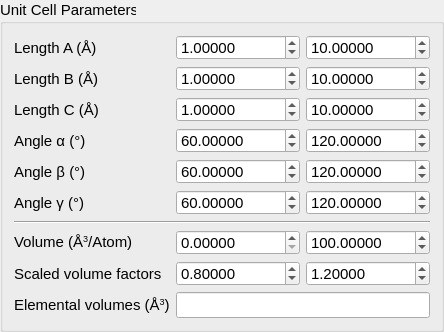
    <widget class="QGroupBox" name="groupBox">
     <property name="font">
      <font>
       <pointsize>11</pointsize>
      </font>
     </property>
     <property name="title">
      <string>Unit Cell Parameters</string>
     </property>
     <layout class="QGridLayout" name="gridLayout_3">
      <item row="4" column="2">
       <widget class="QDoubleSpinBox" name="spin_beta_max">
        <property name="sizePolicy">
         <sizepolicy hsizetype="Minimum" vsizetype="Preferred">
          <horstretch>0</horstretch>
          <verstretch>0</verstretch>
         </sizepolicy>
        </property>
        <property name="minimumSize">
         <size>
          <width>0</width>
          <height>25</height>
         </size>
        </property>
        <property name="maximumSize">
         <size>
          <width>16777215</width>
          <height>25</height>
         </size>
        </property>
        <property name="font">
         <font>
          <pointsize>11</pointsize>
         </font>
        </property>
        <property name="decimals">
         <number>5</number>
        </property>
        <property name="maximum">
         <double>180.000000000000000</double>
        </property>
        <property name="singleStep">
         <double>0.100000000000000</double>
        </property>
        <property name="value">
         <double>120.000000000000000</double>
        </property>
       </widget>
      </item>
      <item row="2" column="0">
       <widget class="QLabel" name="label_2">
        <property name="sizePolicy">
         <sizepolicy hsizetype="Preferred" vsizetype="Minimum">
          <horstretch>0</horstretch>
          <verstretch>0</verstretch>
         </sizepolicy>
        </property>
        <property name="font">
         <font>
          <pointsize>11</pointsize>
         </font>
        </property>
        <property name="text">
         <string>Length C (Å)</string>
        </property>
        <property name="alignment">
         <set>Qt::AlignLeading|Qt::AlignLeft|Qt::AlignVCenter</set>
        </property>
        <property name="buddy">
         <cstring>spin_c_min</cstring>
        </property>
       </widget>
      </item>
      <item row="1" column="1">
       <widget class="QDoubleSpinBox" name="spin_b_min">
        <property name="sizePolicy">
         <sizepolicy hsizetype="Minimum" vsizetype="Preferred">
          <horstretch>0</horstretch>
          <verstretch>0</verstretch>
         </sizepolicy>
        </property>
        <property name="minimumSize">
         <size>
          <width>0</width>
          <height>25</height>
         </size>
        </property>
        <property name="maximumSize">
         <size>
          <width>16777215</width>
          <height>25</height>
         </size>
        </property>
        <property name="font">
         <font>
          <pointsize>11</pointsize>
         </font>
        </property>
        <property name="alignment">
         <set>Qt::AlignLeading|Qt::AlignLeft|Qt::AlignVCenter</set>
        </property>
        <property name="decimals">
         <number>5</number>
        </property>
        <property name="singleStep">
         <double>0.100000000000000</double>
        </property>
        <property name="value">
         <double>1.000000000000000</double>
        </property>
       </widget>
      </item>
      <item row="5" column="0">
       <widget class="QLabel" name="label_11">
        <property name="sizePolicy">
         <sizepolicy hsizetype="Preferred" vsizetype="Minimum">
          <horstretch>0</horstretch>
          <verstretch>0</verstretch>
         </sizepolicy>
        </property>
        <property name="font">
         <font>
          <pointsize>11</pointsize>
         </font>
        </property>
        <property name="text">
         <string>Angle γ (°)</string>
        </property>
        <property name="alignment">
         <set>Qt::AlignLeading|Qt::AlignLeft|Qt::AlignVCenter</set>
        </property>
        <property name="buddy">
         <cstring>spin_gamma_min</cstring>
        </property>
       </widget>
      </item>
      <item row="7" column="0">
       <widget class="QLabel" name="label_18">
        <property name="sizePolicy">
         <sizepolicy hsizetype="Preferred" vsizetype="Minimum">
          <horstretch>0</horstretch>
          <verstretch>0</verstretch>
         </sizepolicy>
        </property>
        <property name="font">
         <font>
          <pointsize>11</pointsize>
         </font>
        </property>
        <property name="text">
         <string>&lt;html&gt;&lt;head/&gt;&lt;body&gt;&lt;p&gt;Volume (Å&lt;span style=&quot; vertical-align:super;&quot;&gt;3&lt;/span&gt;/Atom)&lt;/p&gt;&lt;/body&gt;&lt;/html&gt;</string>
        </property>
        <property name="alignment">
         <set>Qt::AlignLeading|Qt::AlignLeft|Qt::AlignVCenter</set>
        </property>
        <property name="buddy">
         <cstring>spin_c_min</cstring>
        </property>
       </widget>
      </item>
      <item row="4" column="1">
       <widget class="QDoubleSpinBox" name="spin_beta_min">
        <property name="sizePolicy">
         <sizepolicy hsizetype="Minimum" vsizetype="Preferred">
          <horstretch>0</horstretch>
          <verstretch>0</verstretch>
         </sizepolicy>
        </property>
        <property name="minimumSize">
         <size>
          <width>0</width>
          <height>25</height>
         </size>
        </property>
        <property name="maximumSize">
         <size>
          <width>16777215</width>
          <height>25</height>
         </size>
        </property>
        <property name="font">
         <font>
          <pointsize>11</pointsize>
         </font>
        </property>
        <property name="alignment">
         <set>Qt::AlignLeading|Qt::AlignLeft|Qt::AlignVCenter</set>
        </property>
        <property name="decimals">
         <number>5</number>
        </property>
        <property name="maximum">
         <double>180.000000000000000</double>
        </property>
        <property name="singleStep">
         <double>0.100000000000000</double>
        </property>
        <property name="value">
         <double>60.000000000000000</double>
        </property>
       </widget>
      </item>
      <item row="1" column="2">
       <widget class="QDoubleSpinBox" name="spin_b_max">
        <property name="sizePolicy">
         <sizepolicy hsizetype="Minimum" vsizetype="Preferred">
          <horstretch>0</horstretch>
          <verstretch>0</verstretch>
         </sizepolicy>
        </property>
        <property name="minimumSize">
         <size>
          <width>0</width>
          <height>25</height>
         </size>
        </property>
        <property name="maximumSize">
         <size>
          <width>16777215</width>
          <height>25</height>
         </size>
        </property>
        <property name="font">
         <font>
          <pointsize>11</pointsize>
         </font>
        </property>
        <property name="decimals">
         <number>5</number>
        </property>
        <property name="maximum">
         <double>9999.989999999999782</double>
        </property>
        <property name="singleStep">
         <double>0.100000000000000</double>
        </property>
        <property name="value">
         <double>10.000000000000000</double>
        </property>
       </widget>
      </item>
      <item row="9" column="1" colspan="2">
       <widget class="QLineEdit" name="edit_ele_vols">
        <property name="enabled">
         <bool>true</bool>
        </property>
        <property name="minimumSize">
         <size>
          <width>0</width>
          <height>25</height>
         </size>
        </property>
        <property name="font">
         <font>
          <pointsize>11</pointsize>
         </font>
        </property>
        <property name="toolTip">
         <string>&lt;html&gt;&lt;head/&gt;&lt;body&gt;&lt;p&gt;If desire to use volume limits for elements, enter a comma-delimited list of &amp;quot;full formula&amp;quot; of all elemens persent in the chemical system. Each entry must be the &amp;quot;full chemical formula&amp;quot; of elemental unit cell followed by the corresponding volume limits (minimum then maximum).&lt;/p&gt;&lt;p&gt;Using the entered composition, XtalOpt will calculate the &amp;quot;volume per atom&amp;quot; values for all elements, and if values are entered properly, the table of elements at the top left corner will be updated by the &amp;quot;volume per atom&amp;quot; values.&lt;/p&gt;&lt;p&gt;For example, entering &amp;quot;Ti4 40 80, O2 30 60&amp;quot; will set the minimum and maximum for Ti and O to &amp;quot;10, 20&amp;quot; and &amp;quot;15,30&amp;quot; (Å&lt;span style=&quot; vertical-align:super;&quot;&gt;3&lt;/span&gt;/Atom) for Ti and O, respectively.&lt;/p&gt;&lt;p&gt;This will take effect only if acceptable values are specified for all elements in the chemical system.&lt;/p&gt;&lt;/body&gt;&lt;/html&gt;</string>
        </property>
       </widget>
      </item>
      <item row="8" column="0">
       <widget class="QLabel" name="label_12">
        <property name="text">
         <string>Scaled volume factors</string>
        </property>
       </widget>
      </item>
      <item row="3" column="0">
       <widget class="QLabel" name="label_4">
        <property name="sizePolicy">
         <sizepolicy hsizetype="Preferred" vsizetype="Minimum">
          <horstretch>0</horstretch>
          <verstretch>0</verstretch>
         </sizepolicy>
        </property>
        <property name="font">
         <font>
          <pointsize>11</pointsize>
         </font>
        </property>
        <property name="text">
         <string>Angle α (°)</string>
        </property>
        <property name="alignment">
         <set>Qt::AlignLeading|Qt::AlignLeft|Qt::AlignVCenter</set>
        </property>
        <property name="buddy">
         <cstring>spin_alpha_min</cstring>
        </property>
       </widget>
      </item>
      <item row="3" column="2">
       <widget class="QDoubleSpinBox" name="spin_alpha_max">
        <property name="sizePolicy">
         <sizepolicy hsizetype="Minimum" vsizetype="Preferred">
          <horstretch>0</horstretch>
          <verstretch>0</verstretch>
         </sizepolicy>
        </property>
        <property name="minimumSize">
         <size>
          <width>0</width>
          <height>25</height>
         </size>
        </property>
        <property name="maximumSize">
         <size>
          <width>16777215</width>
          <height>25</height>
         </size>
        </property>
        <property name="font">
         <font>
          <pointsize>11</pointsize>
         </font>
        </property>
        <property name="decimals">
         <number>5</number>
        </property>
        <property name="maximum">
         <double>180.000000000000000</double>
        </property>
        <property name="singleStep">
         <double>0.100000000000000</double>
        </property>
        <property name="value">
         <double>120.000000000000000</double>
        </property>
       </widget>
      </item>
      <item row="2" column="1">
       <widget class="QDoubleSpinBox" name="spin_c_min">
        <property name="sizePolicy">
         <sizepolicy hsizetype="Minimum" vsizetype="Preferred">
          <horstretch>0</horstretch>
          <verstretch>0</verstretch>
         </sizepolicy>
        </property>
        <property name="minimumSize">
         <size>
          <width>0</width>
          <height>25</height>
         </size>
        </property>
        <property name="maximumSize">
         <size>
          <width>16777215</width>
          <height>25</height>
         </size>
        </property>
        <property name="font">
         <font>
          <pointsize>11</pointsize>
         </font>
        </property>
        <property name="alignment">
         <set>Qt::AlignLeading|Qt::AlignLeft|Qt::AlignVCenter</set>
        </property>
        <property name="decimals">
         <number>5</number>
        </property>
        <property name="singleStep">
         <double>0.100000000000000</double>
        </property>
        <property name="value">
         <double>1.000000000000000</double>
        </property>
       </widget>
      </item>
      <item row="4" column="0">
       <widget class="QLabel" name="label_8">
        <property name="sizePolicy">
         <sizepolicy hsizetype="Preferred" vsizetype="Minimum">
          <horstretch>0</horstretch>
          <verstretch>0</verstretch>
         </sizepolicy>
        </property>
        <property name="font">
         <font>
          <pointsize>11</pointsize>
         </font>
        </property>
        <property name="text">
         <string>Angle β (°)</string>
        </property>
        <property name="alignment">
         <set>Qt::AlignLeading|Qt::AlignLeft|Qt::AlignVCenter</set>
        </property>
        <property name="buddy">
         <cstring>spin_beta_min</cstring>
        </property>
       </widget>
      </item>
      <item row="1" column="0">
       <widget class="QLabel" name="label_3">
        <property name="sizePolicy">
         <sizepolicy hsizetype="Preferred" vsizetype="Minimum">
          <horstretch>0</horstretch>
          <verstretch>0</verstretch>
         </sizepolicy>
        </property>
        <property name="font">
         <font>
          <pointsize>11</pointsize>
         </font>
        </property>
        <property name="text">
         <string>Length B (Å)</string>
        </property>
        <property name="alignment">
         <set>Qt::AlignLeading|Qt::AlignLeft|Qt::AlignVCenter</set>
        </property>
        <property name="buddy">
         <cstring>spin_b_min</cstring>
        </property>
       </widget>
      </item>
      <item row="8" column="2">
       <widget class="QDoubleSpinBox" name="spin_maxVolumeScale">
        <property name="enabled">
         <bool>true</bool>
        </property>
        <property name="sizePolicy">
         <sizepolicy hsizetype="Minimum" vsizetype="Preferred">
          <horstretch>0</horstretch>
          <verstretch>0</verstretch>
         </sizepolicy>
        </property>
        <property name="minimumSize">
         <size>
          <width>0</width>
          <height>25</height>
         </size>
        </property>
        <property name="maximumSize">
         <size>
          <width>16777215</width>
          <height>25</height>
         </size>
        </property>
        <property name="font">
         <font>
          <pointsize>11</pointsize>
         </font>
        </property>
        <property name="toolTip">
         <string>&lt;html&gt;&lt;head/&gt;&lt;body&gt;&lt;p&gt;If specified by a non-zero value such that minimum factor is smaller than (or equal to) the maximum factor, these values will be used to determine generated cell volume.&lt;/p&gt;&lt;p&gt;&lt;br/&gt;XtalOpt calculates the total volume of spheres with covalent radius for all atoms in the cell, and minimum and maximum limits of the cell will be specified by multiplying the minimum and maximum factors in the above volume.&lt;/p&gt;&lt;/body&gt;&lt;/html&gt;</string>
        </property>
        <property name="decimals">
         <number>5</number>
        </property>
        <property name="maximum">
         <double>999.990000000000009</double>
        </property>
        <property name="singleStep">
         <double>0.050000000000000</double>
        </property>
        <property name="value">
         <double>1.200000000000000</double>
        </property>
       </widget>
      </item>
      <item row="6" column="0" colspan="3">
       <widget class="Line" name="line">
        <property name="orientation">
         <enum>Qt::Horizontal</enum>
        </property>
       </widget>
      </item>
      <item row="7" column="1">
       <widget class="QDoubleSpinBox" name="spin_vol_min">
        <property name="sizePolicy">
         <sizepolicy hsizetype="Minimum" vsizetype="Preferred">
          <horstretch>0</horstretch>
          <verstretch>0</verstretch>
         </sizepolicy>
        </property>
        <property name="minimumSize">
         <size>
          <width>0</width>
          <height>25</height>
         </size>
        </property>
        <property name="maximumSize">
         <size>
          <width>16777215</width>
          <height>25</height>
         </size>
        </property>
        <property name="font">
         <font>
          <pointsize>11</pointsize>
         </font>
        </property>
        <property name="toolTip">
         <string>&lt;html&gt;&lt;head/&gt;&lt;body&gt;&lt;p&gt;The minimum limit for the volume of the generated cells (in Å&lt;span style=&quot; vertical-align:super;&quot;&gt;3&lt;/span&gt;/Atom units).&lt;/p&gt;&lt;/body&gt;&lt;/html&gt;</string>
        </property>
        <property name="decimals">
         <number>5</number>
        </property>
        <property name="maximum">
         <double>1000000.000000000000000</double>
        </property>
        <property name="singleStep">
         <double>1.000000000000000</double>
        </property>
        <property name="value">
         <double>0.000000000000000</double>
        </property>
       </widget>
      </item>
      <item row="8" column="1">
       <widget class="QDoubleSpinBox" name="spin_minVolumeScale">
        <property name="enabled">
         <bool>true</bool>
        </property>
        <property name="sizePolicy">
         <sizepolicy hsizetype="Minimum" vsizetype="Preferred">
          <horstretch>0</horstretch>
          <verstretch>0</verstretch>
         </sizepolicy>
        </property>
        <property name="minimumSize">
         <size>
          <width>0</width>
          <height>25</height>
         </size>
        </property>
        <property name="maximumSize">
         <size>
          <width>16777215</width>
          <height>25</height>
         </size>
        </property>
        <property name="font">
         <font>
          <pointsize>11</pointsize>
         </font>
        </property>
        <property name="toolTip">
         <string>&lt;html&gt;&lt;head/&gt;&lt;body&gt;&lt;p&gt;If specified by a non-zero value such that minimum factor is smaller than (or equal to) the maximum factor, these values will be used to determine generated cell volume.&lt;/p&gt;&lt;p&gt;&lt;br/&gt;XtalOpt calculates the total volume of spheres with covalent radius for all atoms in the cell, and minimum and maximum limits of the cell will be specified by multiplying the minimum and maximum factors in the above volume.&lt;/p&gt;&lt;/body&gt;&lt;/html&gt;</string>
        </property>
        <property name="decimals">
         <number>5</number>
        </property>
        <property name="maximum">
         <double>999.990000000000009</double>
        </property>
        <property name="singleStep">
         <double>0.050000000000000</double>
        </property>
        <property name="value">
         <double>0.800000000000000</double>
        </property>
       </widget>
      </item>
      <item row="9" column="0">
       <widget class="QLabel" name="label_13">
        <property name="text">
         <string>&lt;html&gt;&lt;head/&gt;&lt;body&gt;&lt;p&gt;Elemental volumes (Å&lt;span style=&quot; vertical-align:super;&quot;&gt;3&lt;/span&gt;)&lt;/p&gt;&lt;/body&gt;&lt;/html&gt;</string>
        </property>
       </widget>
      </item>
      <item row="5" column="2">
       <widget class="QDoubleSpinBox" name="spin_gamma_max">
        <property name="sizePolicy">
         <sizepolicy hsizetype="Minimum" vsizetype="Preferred">
          <horstretch>0</horstretch>
          <verstretch>0</verstretch>
         </sizepolicy>
        </property>
        <property name="minimumSize">
         <size>
          <width>0</width>
          <height>25</height>
         </size>
        </property>
        <property name="maximumSize">
         <size>
          <width>16777215</width>
          <height>25</height>
         </size>
        </property>
        <property name="font">
         <font>
          <pointsize>11</pointsize>
         </font>
        </property>
        <property name="decimals">
         <number>5</number>
        </property>
        <property name="maximum">
         <double>180.000000000000000</double>
        </property>
        <property name="singleStep">
         <double>0.100000000000000</double>
        </property>
        <property name="value">
         <double>120.000000000000000</double>
        </property>
       </widget>
      </item>
      <item row="3" column="1">
       <widget class="QDoubleSpinBox" name="spin_alpha_min">
        <property name="sizePolicy">
         <sizepolicy hsizetype="Minimum" vsizetype="Preferred">
          <horstretch>0</horstretch>
          <verstretch>0</verstretch>
         </sizepolicy>
        </property>
        <property name="minimumSize">
         <size>
          <width>0</width>
          <height>25</height>
         </size>
        </property>
        <property name="maximumSize">
         <size>
          <width>16777215</width>
          <height>25</height>
         </size>
        </property>
        <property name="font">
         <font>
          <pointsize>11</pointsize>
         </font>
        </property>
        <property name="alignment">
         <set>Qt::AlignLeading|Qt::AlignLeft|Qt::AlignVCenter</set>
        </property>
        <property name="decimals">
         <number>5</number>
        </property>
        <property name="maximum">
         <double>180.000000000000000</double>
        </property>
        <property name="singleStep">
         <double>0.100000000000000</double>
        </property>
        <property name="value">
         <double>60.000000000000000</double>
        </property>
       </widget>
      </item>
      <item row="0" column="0">
       <widget class="QLabel" name="label_5">
        <property name="sizePolicy">
         <sizepolicy hsizetype="Preferred" vsizetype="Minimum">
          <horstretch>0</horstretch>
          <verstretch>0</verstretch>
         </sizepolicy>
        </property>
        <property name="font">
         <font>
          <pointsize>11</pointsize>
         </font>
        </property>
        <property name="text">
         <string>Length A (Å)</string>
        </property>
        <property name="alignment">
         <set>Qt::AlignLeading|Qt::AlignLeft|Qt::AlignVCenter</set>
        </property>
        <property name="buddy">
         <cstring>spin_a_min</cstring>
        </property>
       </widget>
      </item>
      <item row="0" column="1">
       <widget class="QDoubleSpinBox" name="spin_a_min">
        <property name="sizePolicy">
         <sizepolicy hsizetype="Minimum" vsizetype="Preferred">
          <horstretch>0</horstretch>
          <verstretch>0</verstretch>
         </sizepolicy>
        </property>
        <property name="minimumSize">
         <size>
          <width>0</width>
          <height>25</height>
         </size>
        </property>
        <property name="maximumSize">
         <size>
          <width>16777215</width>
          <height>25</height>
         </size>
        </property>
        <property name="font">
         <font>
          <pointsize>11</pointsize>
         </font>
        </property>
        <property name="alignment">
         <set>Qt::AlignLeading|Qt::AlignLeft|Qt::AlignVCenter</set>
        </property>
        <property name="decimals">
         <number>5</number>
        </property>
        <property name="singleStep">
         <double>0.100000000000000</double>
        </property>
        <property name="value">
         <double>1.000000000000000</double>
        </property>
       </widget>
      </item>
      <item row="7" column="2">
       <widget class="QDoubleSpinBox" name="spin_vol_max">
        <property name="sizePolicy">
         <sizepolicy hsizetype="Minimum" vsizetype="Preferred">
          <horstretch>0</horstretch>
          <verstretch>0</verstretch>
         </sizepolicy>
        </property>
        <property name="minimumSize">
         <size>
          <width>0</width>
          <height>25</height>
         </size>
        </property>
        <property name="maximumSize">
         <size>
          <width>16777215</width>
          <height>25</height>
         </size>
        </property>
        <property name="font">
         <font>
          <pointsize>11</pointsize>
         </font>
        </property>
        <property name="toolTip">
         <string>&lt;html&gt;&lt;head/&gt;&lt;body&gt;&lt;p&gt;The maximum limit for the volume of the generated cells (in Å&lt;span style=&quot; vertical-align:super;&quot;&gt;3&lt;/span&gt;/Atom units).&lt;/p&gt;&lt;/body&gt;&lt;/html&gt;</string>
        </property>
        <property name="decimals">
         <number>5</number>
        </property>
        <property name="maximum">
         <double>1000000.000000000000000</double>
        </property>
        <property name="singleStep">
         <double>1.000000000000000</double>
        </property>
        <property name="value">
         <double>100.000000000000000</double>
        </property>
       </widget>
      </item>
      <item row="5" column="1">
       <widget class="QDoubleSpinBox" name="spin_gamma_min">
        <property name="sizePolicy">
         <sizepolicy hsizetype="Minimum" vsizetype="Preferred">
          <horstretch>0</horstretch>
          <verstretch>0</verstretch>
         </sizepolicy>
        </property>
        <property name="minimumSize">
         <size>
          <width>0</width>
          <height>25</height>
         </size>
        </property>
        <property name="maximumSize">
         <size>
          <width>16777215</width>
          <height>25</height>
         </size>
        </property>
        <property name="font">
         <font>
          <pointsize>11</pointsize>
         </font>
        </property>
        <property name="alignment">
         <set>Qt::AlignLeading|Qt::AlignLeft|Qt::AlignVCenter</set>
        </property>
        <property name="decimals">
         <number>5</number>
        </property>
        <property name="maximum">
         <double>180.000000000000000</double>
        </property>
        <property name="singleStep">
         <double>0.100000000000000</double>
        </property>
        <property name="value">
         <double>60.000000000000000</double>
        </property>
       </widget>
      </item>
      <item row="0" column="2">
       <widget class="QDoubleSpinBox" name="spin_a_max">
        <property name="sizePolicy">
         <sizepolicy hsizetype="Minimum" vsizetype="Preferred">
          <horstretch>0</horstretch>
          <verstretch>0</verstretch>
         </sizepolicy>
        </property>
        <property name="minimumSize">
         <size>
          <width>0</width>
          <height>25</height>
         </size>
        </property>
        <property name="maximumSize">
         <size>
          <width>16777215</width>
          <height>25</height>
         </size>
        </property>
        <property name="font">
         <font>
          <pointsize>11</pointsize>
         </font>
        </property>
        <property name="decimals">
         <number>5</number>
        </property>
        <property name="maximum">
         <double>9999.989999999999782</double>
        </property>
        <property name="singleStep">
         <double>0.100000000000000</double>
        </property>
        <property name="value">
         <double>10.000000000000000</double>
        </property>
       </widget>
      </item>
      <item row="2" column="2">
       <widget class="QDoubleSpinBox" name="spin_c_max">
        <property name="sizePolicy">
         <sizepolicy hsizetype="Minimum" vsizetype="Preferred">
          <horstretch>0</horstretch>
          <verstretch>0</verstretch>
         </sizepolicy>
        </property>
        <property name="minimumSize">
         <size>
          <width>0</width>
          <height>25</height>
         </size>
        </property>
        <property name="maximumSize">
         <size>
          <width>16777215</width>
          <height>25</height>
         </size>
        </property>
        <property name="font">
         <font>
          <pointsize>11</pointsize>
         </font>
        </property>
        <property name="decimals">
         <number>5</number>
        </property>
        <property name="maximum">
         <double>9999.989999999999782</double>
        </property>
        <property name="singleStep">
         <double>0.100000000000000</double>
        </property>
        <property name="value">
         <double>10.000000000000000</double>
        </property>
       </widget>
      </item>
     </layout>
    </widget>
